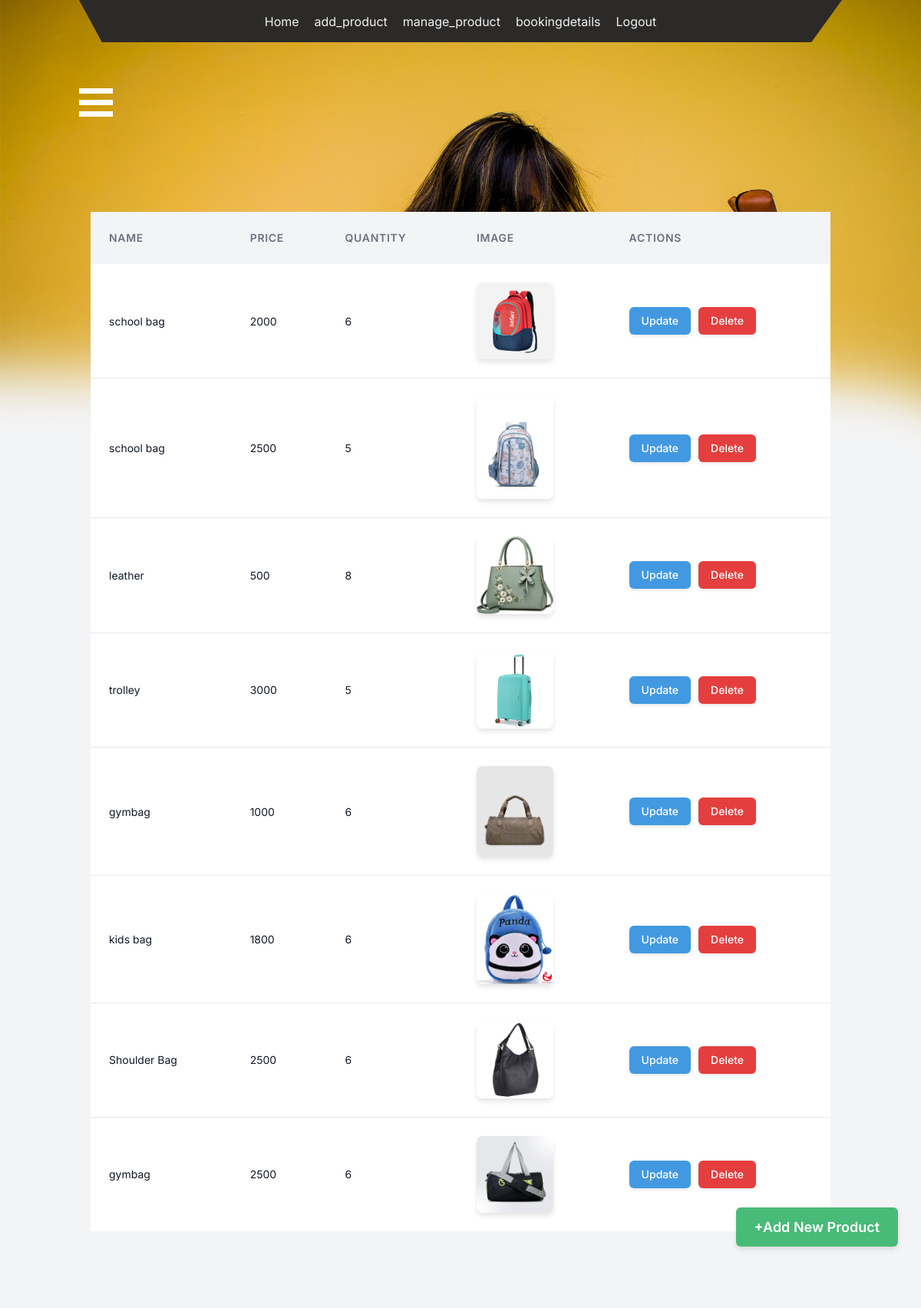
The page /manage_product on the database its author committed.
### material/models.py (models this page shows)
class product_table(models.Model):
    name=models.CharField(max_length=30)
    price=models.IntegerField()
    quantity=models.CharField()
    image=models.ImageField()

### material/views.py (the view)
# urls.py: path('manage_product',views.manage_product),
def manage_product(request):
    data = product_table.objects.all()
    return render(request, 'manage_product.html', {'data': data})

### template/manage_product.html (shortened to what this page needs)
<!DOCTYPE html>
<html lang="en">
  <head>
    {% load static %}
    <script src="https://cdn.tailwindcss.com"></script>
    <link rel="stylesheet" type="text/css" href="{% static 'css/bootstrap.min.css'%}">
    <link rel="stylesheet" type="text/css" href="{% static 'css/style.css'%}">
    <link rel="stylesheet" href="{% static 'css/responsive.css'%}">
    <link rel="stylesheet" href="{% static 'css/jquery.mCustomScrollbar.min.css'%}">
    <link rel="stylesheet" href="https://netdna.bootstrapcdn.com/font-awesome/4.0.3/css/font-awesome.css">
    <link rel="stylesheet" type="text/css" href="https://stackpath.bootstrapcdn.com/font-awesome/4.7.0/css/font-awesome.min.css">
    <link rel="stylesheet" href="{% static 'css/owl.carousel.min.css'%}">
    <link rel="stylesheet" href="{% static 'css/owl.theme.default.min.css'%}">
    <link rel="stylesheet" href="https://cdnjs.cloudflare.com/ajax/libs/fancybox/2.1.5/jquery.fancybox.min.css" media="screen">
  </head>
  <body class="bg-gray-100">
    <div class="banner_bg_main">
      <div class="container">
        <div class="header_section_top">
          <div class="row">
            <div class="col-sm-12">
              <div class="custom_menu">
                <ul>
                  <li><a href="admin">Home</a></li>
                                <li><a href="add_product">add_product</a></li>
                                <li><a href="manage_product">manage_product</a></li>
                                <li><a href="booking_details">bookingdetails</a></li>
                                <li><a href="logout">Logout</a></li>
                </ul>
              </div>
            </div>
          </div>
        </div>
        <div class="logo_section">
          <div class="row">
            <div class="col-sm-12">
              <div class="logo"></div>
            </div>
          </div>
        </div>
        <div class="header_section">
          <div class="containt_main">
            <span class="toggle_icon" onclick="openNav()"><img src="{% static 'images/toggle-icon.png'%}" /></span>
          </div>
        </div>
        <div class="banner_section layout_padding">
          <div class="container">
            <h1 class="text-3xl font-semibold text-gray-800 mb-6 text-center"></h1>
            <div class="table-container">
              <table class="min-w-full bg-white rounded-lg shadow-md">
                <thead class="bg-gray-100">
                  <tr>
                    <th class="px-6 py-4 text-left text-sm font-semibold text-gray-500 uppercase tracking-wider">Name</th>
                    <th class="px-6 py-4 text-left text-sm font-semibold text-gray-500 uppercase tracking-wider">Price</th>
                    <th class="px-6 py-4 text-left text-sm font-semibold text-gray-500 uppercase tracking-wider">Quantity</th>
                    <th class="px-6 py-4 text-left text-sm font-semibold text-gray-500 uppercase tracking-wider">Image</th>
                    <th class="px-6 py-4 text-left text-sm font-semibold text-gray-500 uppercase tracking-wider">Actions</th>
                  </tr>
                </thead>
                <tbody class="bg-white divide-y divide-gray-200">
                  {% for i in data %}
                  <tr>
                    <td class="px-6 py-4 whitespace-nowrap text-md text-gray-900">{{ i.name }}</td>
                    <td class="px-6 py-4 whitespace-nowrap text-md text-gray-900">{{ i.price }}</td>
                    <td class="px-6 py-4 whitespace-nowrap text-md text-gray-900">{{ i.quantity }}</td>
                    <td class="px-6 py-4 whitespace-nowrap text-md text-gray-900">
                      {% if i.image %}
                      <img src="{{ i.image.url }}" alt="{{ i.name }}" class="product-image" />
                      {% else %}
                      <span class="text-gray-400 italic">No image</span>
                      {% endif %}
                    </td>
                    <td class="px-6 py-4 whitespace-nowrap text-sm font-medium">
                      <div class="action-links">
                        <a href="update/{{ i.pk }}" class="action-link update">Update</a>
                        <a href="dele/{{ i.pk }}" class="action-link delete">Delete</a>
                      </div>
                    </td>
                  </tr>
                  {% endfor %}
                </tbody>
              </table>
            </div>
            <a href="add_product" class="add-product-link">+Add New Product</a>
          </div>
        </div>
      </div>
    </div>
  </body>
</html>

### static/css/style.css (style rules this page uses)
* { box-sizing: border-box !important; transition: ease all 0.5s; }
html { scroll-behavior: smooth; overflow-x: hidden; }
body { color: #666666; font-size: 14px; line-height: 1.80857; font-weight: normal; overflow-x: hidden; font-family: 'Poppins', sans-serif; }
a { color: #1f1f1f; text-decoration: none !important; outline: none !important; -webkit-transition: all .3s ease-in-out; -moz-transition: all .3s ease-in-out; -ms-transition: all .3s ease-in-out; -o-transition: all .3s ease-in-out; transition: all .3s ease-in-out; }
h1, h2, h3, h4, h5, h6 { letter-spacing: 0; font-weight: normal; position: relative; padding: 0 0 10px 0; font-weight: normal; line-height: normal; color: #111111; margin: 0 }
h1 { font-size: 24px }
*, *::after, *::before { -webkit-box-sizing: border-box; -moz-box-sizing: border-box; box-sizing: border-box; }
ul, li, ol { margin: 0px; padding: 0px; list-style: none; }
a { color: #222222; text-decoration: none; outline: none !important; }
a, .btn { text-decoration: none !important; outline: none !important; -webkit-transition: all .3s ease-in-out; -moz-transition: all .3s ease-in-out; -ms-transition: all .3s ease-in-out; -o-transition: all .3s ease-in-out; transition: all .3s ease-in-out; }
img { max-width: 100%; height: auto; }
.layout_padding { padding-top: 90px; padding-bottom: 0px; }
.banner_bg_main { width: 100%; float: left; background-image: url(../images/banner-bg.png); height: auto; background-size: 100%; background-repeat: no-repeat; }
.header_section_top { width: 100%; float: left; background-color: #2b2a29; clip-path: polygon(0 0, 100% 0, 96% 100%, 3% 100%); height: auto; padding: 10px 0px; }
.custom_menu { width: 100%; margin: 0 auto; text-align: center; }
.custom_menu ul { margin: 0px; padding: 0px; display: inline-block; }
.custom_menu li { float: left; font-size: 16px; color: #f1f1f1; padding: 6px 10px 0px 10px; }
.custom_menu li a { color: #f1f1f1; }
.logo_section { width: 100%; float: left; }
.logo { width: 100%; float: left; text-align: center; padding: 30px 0px; }
.header_section { width: 100%; display: flex; }
.containt_main { display: flex; }
.toggle_icon { cursor: pointer; color: #ffffff; order: 2; }
.banner_section { width: 100%; float: left; padding-bottom: 60px; }

### template/manage_product.html (style rules this page uses)
body { font-family: 'Inter', sans-serif; }
.product-image { max-width: 100px; height: auto; border-radius: 8px; box-shadow: 0 4px 6px rgba(0,0,0,0.1); transition: transform 0.2s ease-in-out; }
.table-container { overflow-x: auto; margin-bottom: 40px; }
.action-links { display: inline-flex; gap: 10px; }
.action-link { text-decoration: none; padding: 8px 16px; border-radius: 6px; transition: background-color 0.3s ease, color 0.3s ease, box-shadow 0.3s ease; font-weight: 500; box-shadow: 0 2px 4px rgba(0,0,0,0.1); }
.action-link.update { background-color: #4299e1; color: white; }
.action-link.delete { background-color: #e53e3e; color: white; }
.add-product-link { position: fixed; bottom: 80px; right: 30px; background-color: #48bb78; color: white; padding: 12px 24px; border-radius: 6px; text-decoration: none; font-weight: 600; font-size: 18px; box-shadow: 0 4px 6px rgba(0,0,0,0.1); transition: background-color 0.3s ease, transform 0.1s ease; }

### rows shown on the page
product_table: name "school bag", price "2000", quantity "6", image (picture)
product_table: name "school bag", price "2500", quantity "5", image (picture)
product_table: name "leather", price "500", quantity "8", image (picture)
product_table: name "trolley", price "3000", quantity "5", image (picture)
product_table: name "gymbag", price "1000", quantity "6", image (picture)
product_table: name "kids bag", price "1800", quantity "6", image (picture)
product_table: name "Shoulder Bag", price "2500", quantity "6", image (picture)
product_table: name "gymbag", price "2500", quantity "6", image (picture)
